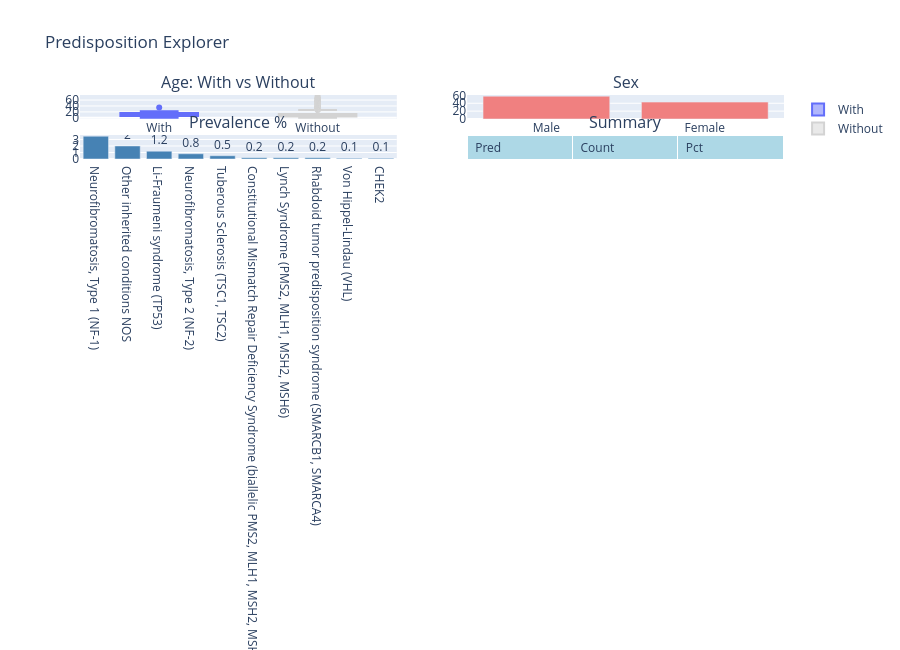

This figure's notebook cell:
### Code cell
# Step 4: Cancer Predispositions -- Prevalence & Demographics -- How common each predisposition is, and demographic patterns across predispositions.
top10 = pc.head(10)
dp = top10['Pred'].iloc[0]
wp = dex[dex['pred']==dp]
wp2 = df[df['PATIENT_ID'].isin(wp['PATIENT_ID'].unique())]
fig = make_subplots(rows=2,cols=2,subplot_titles=('Age: With vs Without','Sex','Prevalence %','Summary'),
    specs=[[{'type':'box'},{'type':'bar'}],[{'type':'bar'},{'type':'table'}]])
fig.add_trace(go.Box(y=wp['AGE'].dropna(),name='With',marker_color=px.colors.qualitative.Plotly[0]),row=1,col=1)
fig.add_trace(go.Box(y=df[~df['PATIENT_ID'].isin(wp['PATIENT_ID'])]['AGE'].dropna(),name='Without',marker_color='lightgray'),row=1,col=1)
sx = wp2['SEX'].fillna('NaN').value_counts()
fig.add_trace(go.Bar(x=sx.index,y=sx.values,marker_color='lightcoral',text=sx.values,textposition='outside',showlegend=False),row=1,col=2)
fig.add_trace(go.Bar(x=top10['Pred'],y=top10['%'],marker_color='steelblue',text=top10['%'],textposition='outside',showlegend=False),row=2,col=1)
td = top10.rename(columns={'%':'Pct'})
fig.add_trace(go.Table(header=dict(values=list(td.columns),fill_color='lightblue',align='left'),
    cells=dict(values=[td[c] for c in td.columns],align='left',height=22)),row=2,col=2)
fig.update_layout(height=650,title='Predisposition Explorer')
fig.show()

### Figure 1 — Plotly figure (JSON) as saved in the notebook; plotly's stock layout.template omitted (floating-point values rounded to 4 significant figures; data arrays with more than 128 entries replaced by an {"elided": "..."} marker saying what was removed)
{"data": [{"marker": {"color": "#636EFA"}, "name": "With", "type": "box", "xaxis": "x", "y": [16.0, 9.0, 15.0, 3.0, 19.0, 9.0, 17.0, 17.0, 35.0, 15.0, 14.0, 10.0, 4.0, 12.0, 3.0, 13.0, 1.0, 12.0, 7.0, 16.0, 6.0, 13.0, 11.0, 13.0, 16.0, 3.0, 3.0, 1.0, 16.0, 17.0, 11.0, 12.0, 18.0, 6.0, 13.0, 8.0, 8.0, 8.0, 9.0, 1.0, 10.0, 18.0, 8.0, 15.0, 4.0, 10.0, 6.0, 22.0, 14.0, 19.0, 21.0, 9.0, 6.0, 8.0, 14.0, 6.0, 2.0, 7.0, 9.0, 10.0, 17.0, 1.0, 13.0, 0.0, 11.0, 12.0, 15.0, 18.0, 17.0, 12.0, 17.0, 14.0, 19.0, 4.0, 17.0, 12.0, 1.0, 16.0, 17.0, 17.0, 18.0, 16.0, 0.0, 4.0, 14.0, 2.0, 15.0, 5.0, 3.0, 19.0, 2.0, 22.0, 16.0, 11.0, 19.0, 12.0, 10.0, 14.0], "yaxis": "y"}, {"marker": {"color": "lightgray"}, "name": "Without", "type": "box", "xaxis": "x", "y": {"elided": "2714 float values"}, "yaxis": "y"}, {"marker": {"color": "lightcoral"}, "showlegend": false, "text": [58.0, 43.0], "textposition": "outside", "type": "bar", "x": ["Male", "Female"], "xaxis": "x2", "y": [58, 43], "yaxis": "y2"}, {"marker": {"color": "steelblue"}, "showlegend": false, "text": [3.5, 2.0, 1.2, 0.8, 0.5, 0.2, 0.2, 0.2, 0.1, 0.1], "textposition": "outside", "type": "bar", "x": ["Neurofibromatosis, Type 1 (NF-1)", "Other inherited conditions NOS", "Li-Fraumeni syndrome (TP53)", "Neurofibromatosis, Type 2 (NF-2)", "Tuberous Sclerosis (TSC1, TSC2)", "Constitutional Mismatch Repair Deficiency Syndrome (biallelic PMS2, MLH1, MSH2, MSH6)", "Lynch Syndrome (PMS2, MLH1, MSH2, MSH6)", "Rhabdoid tumor predisposition syndrome (SMARCB1, SMARCA4)", "Von Hippel-Lindau (VHL)", "CHEK2"], "xaxis": "x3", "y": [3.5, 2.0, 1.2, 0.8, 0.5, 0.2, 0.2, 0.2, 0.1, 0.1], "yaxis": "y3"}, {"cells": {"align": "left", "height": 22, "values": [["Neurofibromatosis, Type 1 (NF-1)", "Other inherited conditions NOS", "Li-Fraumeni syndrome (TP53)", "Neurofibromatosis, Type 2 (NF-2)", "Tuberous Sclerosis (TSC1, TSC2)", "Constitutional Mismatch Repair Deficiency Syndrome (biallelic PMS2, MLH1, MSH2, MSH6)", "Lynch Syndrome (PMS2, MLH1, MSH2, MSH6)", "Rhabdoid tumor predisposition syndrome (SMARCB1, SMARCA4)", "Von Hippel-Lindau (VHL)", "CHEK2"], [101, 57, 35, 22, 14, 7, 7, 6, 3, 2], [3.5, 2, 1.2, 0.8, 0.5, 0.2, 0.2, 0.2, 0.1, 0.1]]}, "domain": {"x": [0.55, 1], "y": [0, 0.375]}, "header": {"align": "left", "fill": {"color": "lightblue"}, "values": ["Pred", "Count", "Pct"]}, "type": "table"}], "layout": {"annotations": [{"font": {"size": 16}, "showarrow": false, "text": "Age: With vs Without", "x": 0.225, "xanchor": "center", "xref": "paper", "y": 1, "yanchor": "bottom", "yref": "paper"}, {"font": {"size": 16}, "showarrow": false, "text": "Sex", "x": 0.775, "xanchor": "center", "xref": "paper", "y": 1, "yanchor": "bottom", "yref": "paper"}, {"font": {"size": 16}, "showarrow": false, "text": "Prevalence %", "x": 0.225, "xanchor": "center", "xref": "paper", "y": 0.375, "yanchor": "bottom", "yref": "paper"}, {"font": {"size": 16}, "showarrow": false, "text": "Summary", "x": 0.775, "xanchor": "center", "xref": "paper", "y": 0.375, "yanchor": "bottom", "yref": "paper"}], "height": 650, "title": {"text": "Predisposition Explorer"}, "xaxis": {"anchor": "y", "domain": [0, 0.45]}, "xaxis2": {"anchor": "y2", "domain": [0.55, 1]}, "xaxis3": {"anchor": "y3", "domain": [0, 0.45]}, "yaxis": {"anchor": "x", "domain": [0.625, 1]}, "yaxis2": {"anchor": "x2", "domain": [0.625, 1]}, "yaxis3": {"anchor": "x3", "domain": [0, 0.375]}}}
